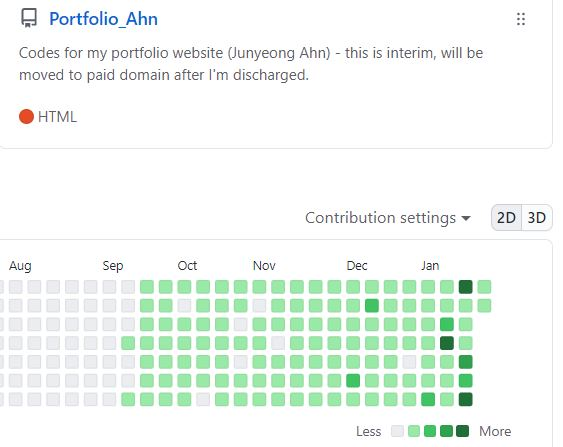
#> input picture CHAPTER8/ExerciseQuestions/images/Q17.JPG, 563 x 447 px, found by its file name
$ python Q17.py
#> lines starting #> are read from the running program, lines starting #| are printed output that depends on the picture
import numpy as np, cv2

image = cv2.imread("images/Q17.jpg", cv2.IMREAD_GRAYSCALE)
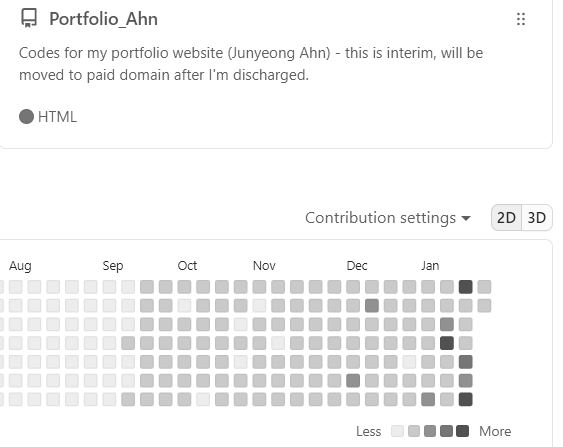
#> image: shape (447, 563); min 16, max 255, mean 245
if image is None: raise Exception("영상파일 읽기 에러")

h, w = image.shape
#> h = 447; w = 563

print(h)
#| 447
print(w)
#| 563

flip1 = np.float32([[-1,0,563],[0,1,0]])
flip2 = np.float32([[1,0,1],[0,-1,447]])
flip3 = np.float32([[-1,0,563],[0,-1,447]])

dst1 = cv2.warpAffine(image, flip1, (w,h))
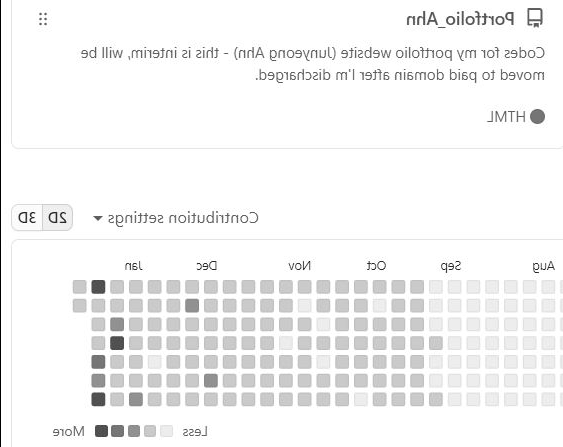
#> dst1: shape (447, 563); min 0, max 255, mean 244.5
dst2 = cv2.warpAffine(image, flip2, (w,h))
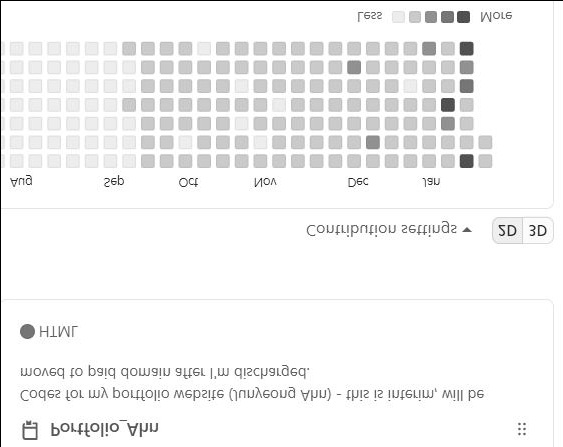
#> dst2: shape (447, 563); min 0, max 255, mean 244
dst3 = cv2.warpAffine(image, flip3, (w,h))
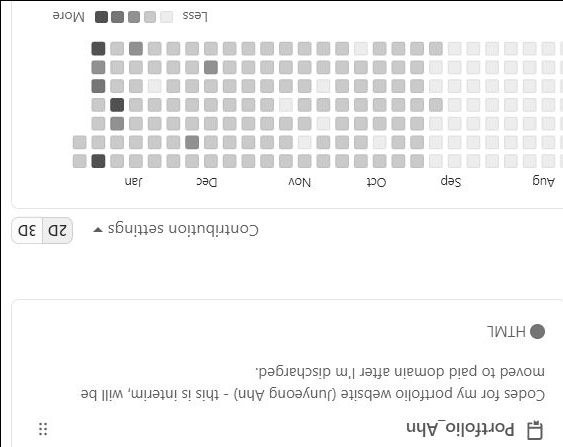
#> dst3: shape (447, 563); min 0, max 255, mean 244

# cv2.namedWindow('flip1', cv2.WINDOW_AUTOSIZE)
cv2.imshow('image', image);     cv2.imshow('flip1', dst1)
# cv2.resizeWindow('flip1', 800, 800)
cv2.imshow('flip2', dst2);      cv2.imshow('flip3', dst3)
cv2.waitKey(0)
